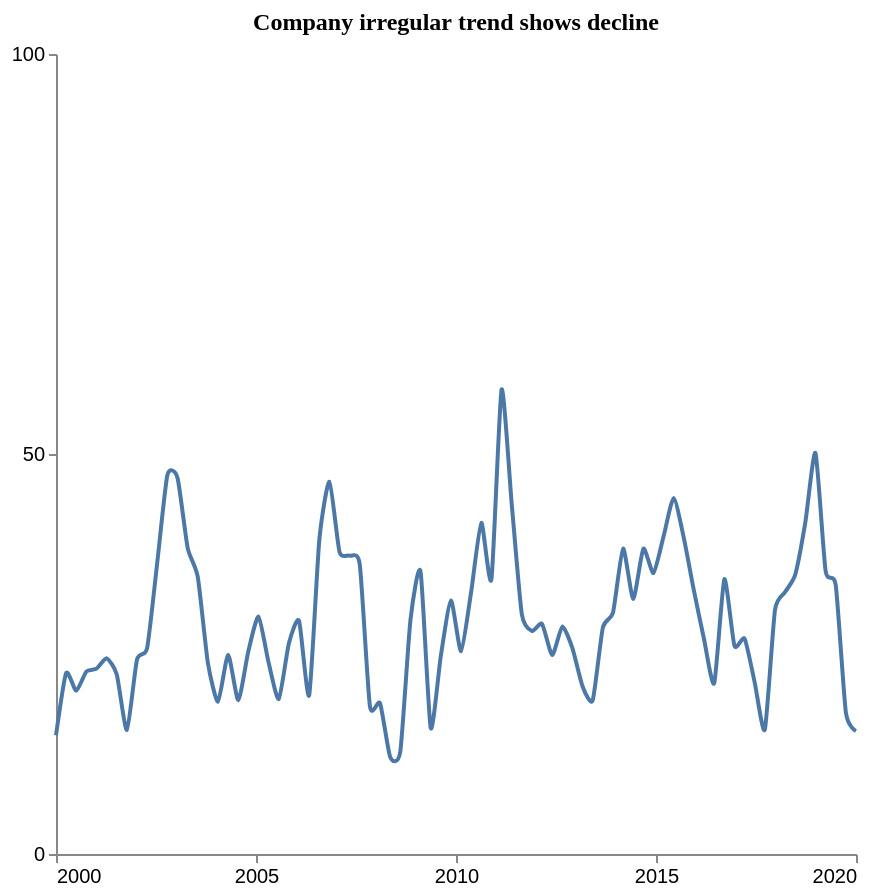

Source (Vega-Lite JSON):
### Vega-Lite specification from a JSON file in a GitHub repository (floating-point values rounded to 4 significant figures)
{"$schema": "https://vega.github.io/schema/vega-lite/v5.json", "description": "Pattern: Irregular", "data": {"values": [{"X": 2000.0, "Y": 14.84}, {"X": 2000.0, "Y": 22.61}, {"X": 2001.0, "Y": 20.4}, {"X": 2001.0, "Y": 22.81}, {"X": 2001.0, "Y": 23.16}, {"X": 2001.0, "Y": 24.46}, {"X": 2002.0, "Y": 22.43}, {"X": 2002.0, "Y": 15.51}, {"X": 2002.0, "Y": 24.32}, {"X": 2002.0, "Y": 25.75}, {"X": 2003.0, "Y": 36.45}, {"X": 2003.0, "Y": 47.38}, {"X": 2003.0, "Y": 47.02}, {"X": 2003.0, "Y": 38.27}, {"X": 2004.0, "Y": 34.63}, {"X": 2004.0, "Y": 23.88}, {"X": 2004.0, "Y": 19.05}, {"X": 2004.0, "Y": 24.91}, {"X": 2005.0, "Y": 19.22}, {"X": 2005.0, "Y": 25.38}, {"X": 2005.0, "Y": 29.67}, {"X": 2005.0, "Y": 23.9}, {"X": 2006.0, "Y": 19.38}, {"X": 2006.0, "Y": 26.33}, {"X": 2006.0, "Y": 29.15}, {"X": 2006.0, "Y": 19.84}, {"X": 2007.0, "Y": 39.22}, {"X": 2007.0, "Y": 46.52}, {"X": 2007.0, "Y": 37.76}, {"X": 2007.0, "Y": 37.29}, {"X": 2008.0, "Y": 36.15}, {"X": 2008.0, "Y": 18.48}, {"X": 2008.0, "Y": 18.85}, {"X": 2008.0, "Y": 12.12}, {"X": 2009.0, "Y": 12.8}, {"X": 2009.0, "Y": 29.22}, {"X": 2009.0, "Y": 35.3}, {"X": 2009.0, "Y": 15.77}, {"X": 2010.0, "Y": 24.76}, {"X": 2010.0, "Y": 31.69}, {"X": 2010.0, "Y": 25.36}, {"X": 2010.0, "Y": 32.8}, {"X": 2011.0, "Y": 41.39}, {"X": 2011.0, "Y": 34.36}, {"X": 2011.0, "Y": 58.04}, {"X": 2011.0, "Y": 43.8}, {"X": 2012.0, "Y": 29.97}, {"X": 2012.0, "Y": 27.87}, {"X": 2012.0, "Y": 28.76}, {"X": 2012.0, "Y": 24.86}, {"X": 2013.0, "Y": 28.43}, {"X": 2013.0, "Y": 25.7}, {"X": 2013.0, "Y": 20.94}, {"X": 2013.0, "Y": 19.21}, {"X": 2014.0, "Y": 28.3}, {"X": 2014.0, "Y": 30.17}, {"X": 2014.0, "Y": 38.18}, {"X": 2014.0, "Y": 31.86}, {"X": 2015.0, "Y": 38.15}, {"X": 2015.0, "Y": 35.13}, {"X": 2015.0, "Y": 39.71}, {"X": 2015.0, "Y": 44.51}, {"X": 2016.0, "Y": 39.49}, {"X": 2016.0, "Y": 32.88}, {"X": 2016.0, "Y": 26.82}, {"X": 2016.0, "Y": 21.35}, {"X": 2017.0, "Y": 34.34}, {"X": 2017.0, "Y": 26.01}, {"X": 2017.0, "Y": 26.92}, {"X": 2017.0, "Y": 21.43}, {"X": 2018.0, "Y": 15.56}, {"X": 2018.0, "Y": 30.51}, {"X": 2018.0, "Y": 32.74}, {"X": 2018.0, "Y": 34.92}, {"X": 2019.0, "Y": 41.48}, {"X": 2019.0, "Y": 50.12}, {"X": 2019.0, "Y": 35.37}, {"X": 2019.0, "Y": 33.6}, {"X": 2020.0, "Y": 17.7}, {"X": 2020.0, "Y": 15.37}]}, "mark": {"type": "line", "interpolate": "cardinal", "tension": 0.4}, "encoding": {"x": {"field": "X", "type": "quantitative", "title": "", "axis": {"grid": false, "format": "d", "values": [2000, 2005, 2010, 2015, 2020], "tickSize": 4}, "scale": {"domain": [2000, 2020]}}, "y": {"field": "Y", "type": "quantitative", "title": "", "axis": {"grid": false, "format": "d", "values": [0, 50, 100], "tickSize": 4, "tickOpacity": 1}, "scale": {"domain": [0, 100]}}}, "title": {"text": "Company irregular trend shows decline", "anchor": "middle", "font": "Tahoma", "fontSize": 12}, "config": {"lineBreak": "^", "view": {"stroke": null}}, "height": 400, "width": 400, "autosize": "pad"}
